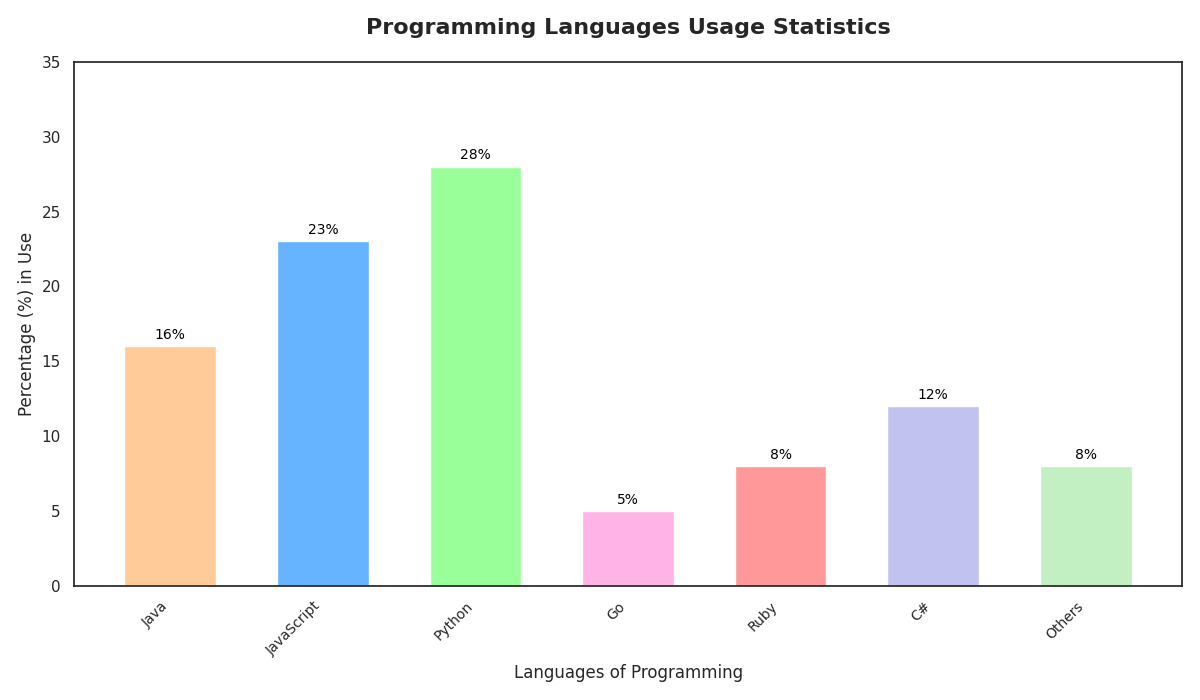

This figure's Python source:
import matplotlib.pyplot as plt
import numpy as np

languages = ['Java', 'JavaScript', 'Python', 'Go', 'Ruby', 'C#', 'Others']  # Shuffling languages
usage_percentages = [16, 23, 28, 5, 8, 12, 8]  # Rearranging corresponding percentages

fig, ax = plt.subplots(figsize=(12, 7))
x_pos = np.arange(len(languages))

new_colors = ['#ffcc99', '#66b3ff', '#99ff99', '#ffb3e6', '#ff9999', '#c2c2f0', '#c2f0c2']  # Shuffled colors
bars = ax.bar(x_pos, usage_percentages, color=new_colors, width=0.6)

# Altering titles and labels
ax.set_title("Programming Languages Usage Statistics", fontsize=16, fontweight='bold', pad=20)
ax.set_xlabel("Languages of Programming", fontsize=12)
ax.set_ylabel("Percentage (%) in Use", fontsize=12)
ax.set_ylim(0, 35)
ax.set_xticks(x_pos)
ax.set_xticklabels(languages, rotation=45, ha='right', fontsize=10)

for bar in bars:
    height = bar.get_height()
    ax.annotate(f'{height}%',
                xy=(bar.get_x() + bar.get_width() / 2, height),
                xytext=(0, 3),
                textcoords="offset points",
                ha='center', va='bottom', fontsize=10, color='black')

plt.tight_layout()
plt.show()
